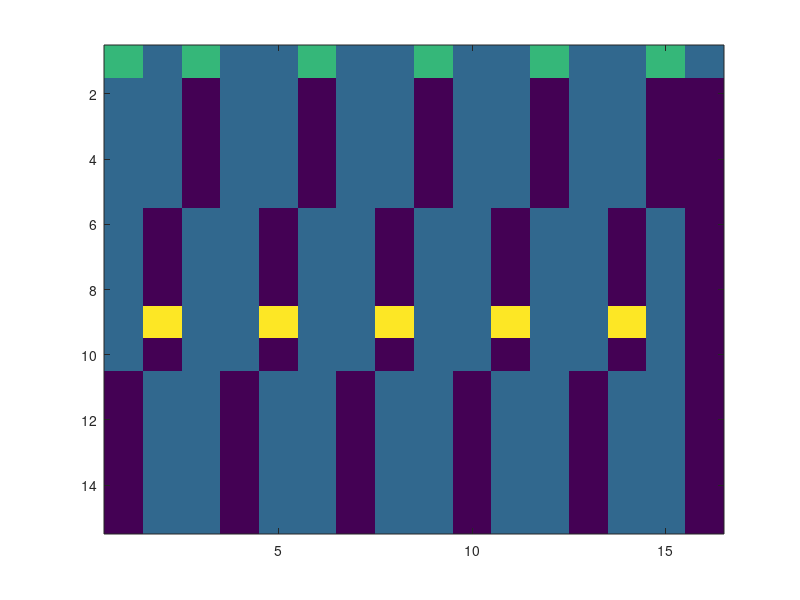

MATLAB code for this plot:
C=10;
R=15;

test_data = zeros(C,R);
test_data_trans=zeros(R,C);

test_data(1,:)=2;
test_data(9,:)=3;
%imagesc(test_data);

 %   current_row = blockIdx.y;
%    current_column = blockIdx.x * blockDim.x + threadIdx.x;


current_row=[];
current_column=[];
for k=1:R*C

    current_column=mod(k,R)+1;
    current_row = floor(k/C)+1;

    transposed_column = mod(k,C)+1;
    transposed_row = floor(k/C)+1;

    test_data(current_column,current_row) = 1;

end

imagesc(test_data);
